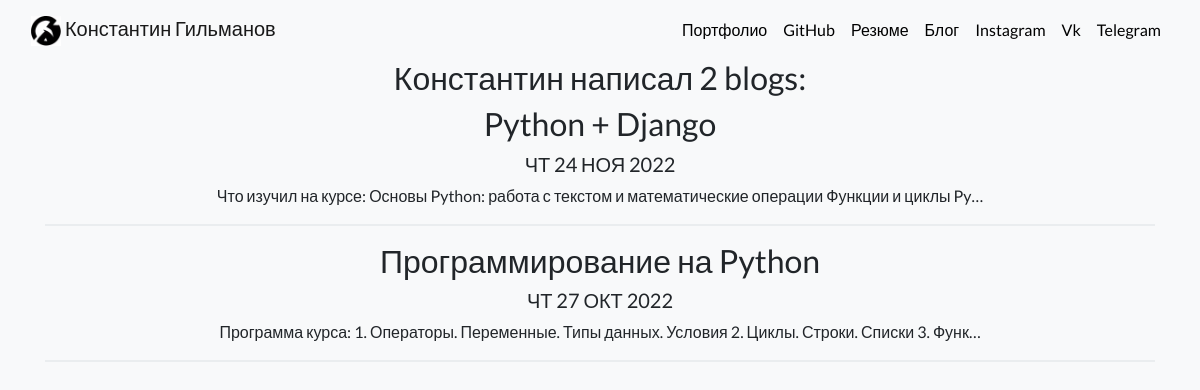
Screenshot of /blog/ with the database file from the repository.
### blog/models.py (models this page shows, shortened)
class Blog(models.Model):
    title = models.CharField(max_length=200)
    descriptoin = models.TextField()
    data = models.DateField()

### blog/views.py (the view)
# urls.py: path('', views.all_blogs, name='all_blogs'),
def all_blogs(request):
    blogs = Blog.objects.order_by('-data')
    return render(request, 'blog/all_blogs.html', {'blogs': blogs})

### blog/templates/blog/all_blogs.html
{% extends 'portfolio/base.html' %}
{% block content %}
<div class="text-center">
    <h2>Константин написал {{ blogs.count }} blog{{ blogs.count|pluralize }}:</h2>
    {% for blog in blogs %}
    <div class="text-center">
        <a href="{% url 'blog:detail' blog.id %}" class="link-dark"><h2>{{ blog.title }}</h2></a>
        <h5>{{ blog.data|date:"D d M Y"|upper }}</h5>
        <p>{{ blog.descriptoin|striptags|truncatechars:100 }}</p>
       <hr class="border border-black border-2 opacity-50">
    </div>
</div>
{% endfor %}
{% endblock %}

### portfolio/static/portfolio/custom.css (style rules this page uses)
body { font-family: 'Lato', sans-serif; background: #f8f9fa; }

### rows the page displays
Blog: title "Python + Django", data "ЧТ 24 НОЯ 2022", descriptoin "Что изучил на курсе: Основы Python: работа с текстом и математические операции Функции и циклы Py…"
Blog: title "Программирование на Python", data "ЧТ 27 ОКТ 2022", descriptoin "Программа курса: 1. Операторы. Переменные. Типы данных. Условия 2. Циклы. Строки. Списки 3. Функ…"

### other values shown
{{ blogs.count }} "2"
